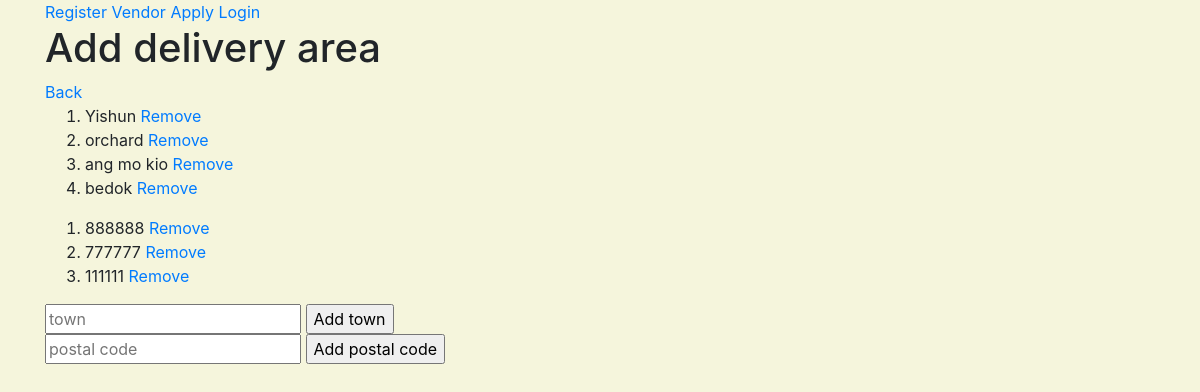
/vendor/profiles/2/delivery_area, run on the app's committed database.
### vendor/models.py (models this page shows)
class VendorDeliveryTown(models.Model):
    town = models.CharField( max_length=100, null=False, blank=False)
    def __str__(self):
        return str(self.town)

class VendorDeliveryPostal(models.Model):
    postal_code = models.PositiveIntegerField( null=False, blank=False)
    def __str__(self):
        return str(self.postal_code)

### vendor/views.py (the view)
# urls.py: path('profiles/<vendor_profile_id>/delivery_area', vendor.views.create_delivery_area, name='create_delivery_area_route'),
def create_delivery_area(request, vendor_profile_id):
    if request.method == "POST":
        vendor_object = get_object_or_404(Vendor, pk=vendor_profile_id)
        print(vendor_object)
        try:
            town = request.POST["town"]
            f = VendorDeliveryTown.objects.create(town=town)  # create a new town object in VendorDeliveryTown table
            vendor_object.vendordeliverytown.add(f)  # add the town object into Vendor table's town manytomany field
        except:
            postal = request.POST["postal"]
            f = VendorDeliveryPostal.objects.create(postal_code=postal)
            vendor_object.vendordeliverypostal.add(f)
        return redirect(reverse(create_delivery_area, kwargs={'vendor_profile_id': vendor_profile_id}))
    else:
        vendor_object = get_object_or_404(Vendor, pk=vendor_profile_id)
        towns = VendorDeliveryTown.objects.filter(vendor=vendor_object)
        postals = VendorDeliveryPostal.objects.filter(vendor=vendor_object)
        return render(request, "vendor/vendor_delivery_area.html", {
            "towns": towns,
            "postals": postals,
            "vendor_profile_id": vendor_profile_id
        })

### vendor/templates/vendor/vendor_delivery_area.html (shortened to what this page needs)
{% extends 'base_template.html' %}
{%block content%}
<h1> Add delivery area </h1>
<a href="{% url 'view_vendor_profiles_route' %}"> Back </a>
<ol>
{%for i in towns %}
 <li>{{i}} <a href="{% url 'remove_town_vendor_route' town_vendor_id=i.id vendor_profile_id=vendor_profile_id %}">Remove</a> </li>
{%endfor%}
</ol>
<ol>
{%for i in postals %}
 <li>{{i}} <a href="{% url 'remove_postal_vendor_route' postal_vendor_id=i.id vendor_profile_id=vendor_profile_id %}">Remove</a></li>
{%endfor%}
</ol>
<form method="POST">
    <input type="text" placeholder="town" name="town">
    <input type="submit" value="Add town">
</form>
<form method="POST">
    <input type="text" placeholder="postal code" name="postal">
    <input type="submit" value="Add postal code">
</form>
{%endblock%}

### static/style.css (style rules this page uses)
body { background-color: beige; }

### data on the page
VendorDeliveryTown: town "Yishun"
VendorDeliveryTown: town "orchard"
VendorDeliveryTown: town "ang mo kio"
VendorDeliveryTown: town "bedok"
VendorDeliveryPostal: postal_code "888888"
VendorDeliveryPostal: postal_code "777777"
VendorDeliveryPostal: postal_code "111111"
